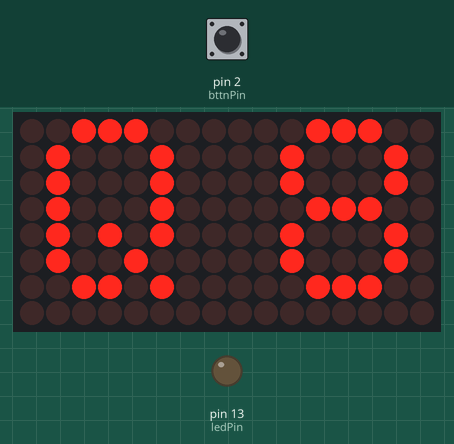
A sketch run on a simulated Arduino Pro Mini, built with avr-gcc and run on an emulated ATmega328P. Parts: 16×8 LED matrix, output pins drawn as LEDs (lit = HIGH). The inputs (shaded band) are chosen by the test bench; at power-on: pin 2 (bttnPin) HIGH. The local clock reads 2024-03-15 10:24:30 at power-on unless the sketch sets it; random numbers use the default seed unless the sketch sets one.

Above: at 2.2 s.
2.3 s: pin 2 (bttnPin) pulled LOW for 3 s
At 4.6 s:
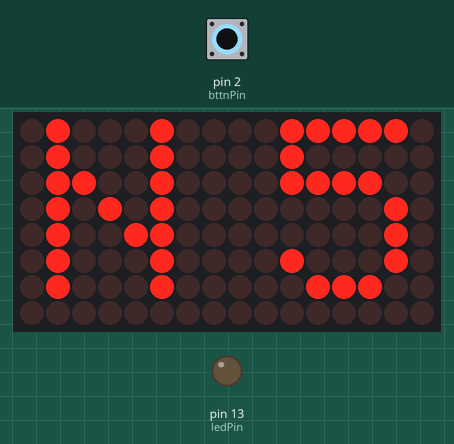
6.8 s: pin 2 (bttnPin) driven LOW
At 10.6 s:
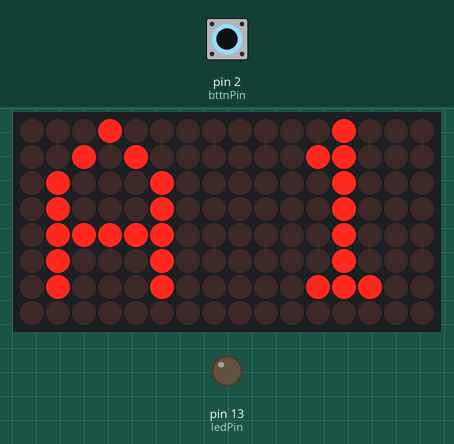
15.4 s: pin 2 (bttnPin) driven HIGH
19.9 s: pin 2 (bttnPin) driven LOW
At 22.4 s:
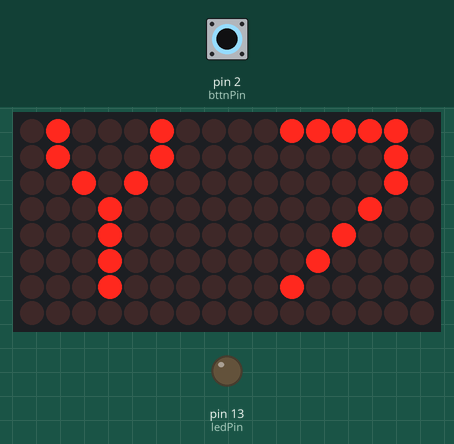
Timing chart, 0 to 23.9 s (numbered marks = the images above; inputs shaded):
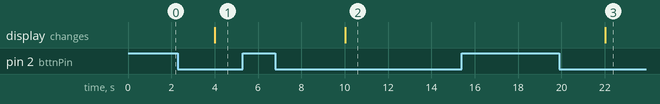

The sketch:

letter-number.ino
```cpp
/*****************************************************************/

/*   created by: alberto bortoni
 *   date:       2017-01-01
 *
 * hardware:
 *   - Arduino pro-mini 5V 16Mhz atmega 328Mhz
 *   - DS3231 Precision RTC on Adafruit breakout
 *   - HT16K33 driver chip with 16x8 1.2" LED Matrix
 *   - Adafruit 5V 2.4A Switching Power Supply
 *
 *  This program displays a letter from the alphabet in one matrix
 *  and the corresponding number in the ohter (eg. A 1).
 *  This is made so that I can memorize the numbers and "add letters"
 *  as I walk arround on my day-to-day.
 *  The letters greater than 10, are fromed by adding the numbers in
 *  their 2 digit form, eg. K2,L3,S1.
 *
 *  RTC is used to dim the brightness of the display at night and change
 *  letter displayed every 3 seconds at random.
 *
*/
/*---------------------------------------------------------------*/

#include <Wire.h>
#include "RTClib.h"
#include <Adafruit_GFX.h>
#include "Adafruit_LEDBackpack.h"


/***********************************************************/
/*                   SYSTEM VARIABLES                      */
/*---------------------------------------------------------*/

Adafruit_8x16matrix matrix = Adafruit_8x16matrix();

RTC_DS3231 rtc;

const int bttnPin  =  2;
const int ledPin   = 13;
const char abc[] =  "ABCDEFGHIJKLMNOPQRSTUVWXYZ";
const char numb[] = "12345678912345678912345678";
int randomNumber = 0;
int latch = 0;
int nowtime = 0;
int nowhour = 0;

/***********************************************************/
/*                  FUNCTION PROTOTYPES                    */
/*---------------------------------------------------------*/
void setup() {

  matrix.begin(0x70);
  matrix.setTextSize(1);
  matrix.setTextWrap(false);
  matrix.setTextColor(LED_ON);
  matrix.setRotation(1);
  matrix.clear();
  matrix.setBrightness(2);

  rtc.begin();

  pinMode(ledPin, OUTPUT);
  pinMode(bttnPin, INPUT_PULLUP);

  randomSeed(analogRead(0));

  randomNumber = random(26);
  disp(abc[randomNumber], numb[randomNumber]);
  delay(1000);
}
/*------------------------------------------------*/


void loop() {

  DateTime now = rtc.now();
  delay(3000);

  nowhour = now.hour();
  if(nowhour<6 || nowhour>21){
    nowtime = 0;}   //night
  else{
    nowtime = 1;}   //day

  switch (nowtime*(nowhour%3 + 1)){
    case 0:     // night
      disp(' ', ' ');
      latch = 1;
      break;
    case 1:     //change
      if(latch){
        randomNumber = random(26);
        disp(abc[randomNumber], numb[randomNumber]);
        latch = 0;
      }
      break;
    case 2:     //nothing
      latch = 1;
      break;
    case 3:     //nothing
      break;
    }

  if(digitalRead(bttnPin) == 0){
    randomNumber = random(26);
    disp(abc[randomNumber], numb[randomNumber]);
    delay(3000);
    }
}
/*------------------------------------------------*/


void disp( char letter, char number){
  matrix.clear();
  matrix.setCursor(1,0);
  matrix.print(letter);
  matrix.setCursor(10,0);
  matrix.print(number);
  matrix.writeDisplay();
}
/*------------------------------------------------*/

/*EOF*/
```

Measured:
- after the input at 2.3 s, the display: changes after 1.7 s (image 1)
- after the input at 6.8 s, the display: changes after 3.2 s (image 2)
- after the input at 15.4 s, every drawn part: stays the same
- after the input at 19.9 s, the display: changes after 2.1 s (image 3)
